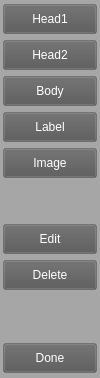
<?xml version="1.0" encoding="UTF-8"?>
<ui version="4.0">
 <class>editButtons</class>
 <widget class="QWidget" name="editButtons">
  <property name="geometry">
   <rect>
    <x>0</x>
    <y>0</y>
    <width>100</width>
    <height>378</height>
   </rect>
  </property>
  <property name="minimumSize">
   <size>
    <width>100</width>
    <height>375</height>
   </size>
  </property>
  <property name="maximumSize">
   <size>
    <width>100</width>
    <height>378</height>
   </size>
  </property>
  <property name="windowTitle">
   <string>Form</string>
  </property>
  <property name="styleSheet">
   <string notr="true">background-color: rgba(86, 86, 86, 80);
color: rgb(255, 255, 255);</string>
  </property>
  <layout class="QVBoxLayout" name="verticalLayout">
   <property name="spacing">
    <number>5</number>
   </property>
   <property name="leftMargin">
    <number>3</number>
   </property>
   <property name="topMargin">
    <number>3</number>
   </property>
   <property name="rightMargin">
    <number>3</number>
   </property>
   <property name="bottomMargin">
    <number>3</number>
   </property>
   <item>
    <widget class="QPushButton" name="head1">
     <property name="minimumSize">
      <size>
       <width>75</width>
       <height>30</height>
      </size>
     </property>
     <property name="text">
      <string>Head1</string>
     </property>
    </widget>
   </item>
   <item>
    <widget class="QPushButton" name="head2">
     <property name="minimumSize">
      <size>
       <width>75</width>
       <height>30</height>
      </size>
     </property>
     <property name="text">
      <string>Head2</string>
     </property>
    </widget>
   </item>
   <item>
    <widget class="QPushButton" name="body">
     <property name="minimumSize">
      <size>
       <width>75</width>
       <height>30</height>
      </size>
     </property>
     <property name="text">
      <string>Body</string>
     </property>
    </widget>
   </item>
   <item>
    <widget class="QPushButton" name="label">
     <property name="minimumSize">
      <size>
       <width>75</width>
       <height>30</height>
      </size>
     </property>
     <property name="text">
      <string>Label</string>
     </property>
    </widget>
   </item>
   <item>
    <widget class="QPushButton" name="image">
     <property name="minimumSize">
      <size>
       <width>75</width>
       <height>30</height>
      </size>
     </property>
     <property name="text">
      <string>Image</string>
     </property>
    </widget>
   </item>
   <item>
    <spacer name="verticalSpacer">
     <property name="orientation">
      <enum>Qt::Vertical</enum>
     </property>
     <property name="sizeType">
      <enum>QSizePolicy::Fixed</enum>
     </property>
     <property name="sizeHint" stdset="0">
      <size>
       <width>20</width>
       <height>40</height>
      </size>
     </property>
    </spacer>
   </item>
   <item>
    <widget class="QPushButton" name="edit">
     <property name="minimumSize">
      <size>
       <width>75</width>
       <height>30</height>
      </size>
     </property>
     <property name="text">
      <string>Edit</string>
     </property>
    </widget>
   </item>
   <item>
    <widget class="QPushButton" name="delete_2">
     <property name="minimumSize">
      <size>
       <width>75</width>
       <height>30</height>
      </size>
     </property>
     <property name="text">
      <string>Delete</string>
     </property>
    </widget>
   </item>
   <item>
    <spacer name="verticalSpacer_2">
     <property name="orientation">
      <enum>Qt::Vertical</enum>
     </property>
     <property name="sizeType">
      <enum>QSizePolicy::Fixed</enum>
     </property>
     <property name="sizeHint" stdset="0">
      <size>
       <width>20</width>
       <height>47</height>
      </size>
     </property>
    </spacer>
   </item>
   <item>
    <widget class="QPushButton" name="done">
     <property name="minimumSize">
      <size>
       <width>75</width>
       <height>30</height>
      </size>
     </property>
     <property name="text">
      <string>Done</string>
     </property>
    </widget>
   </item>
  </layout>
 </widget>
 <resources/>
 <connections/>
</ui>
